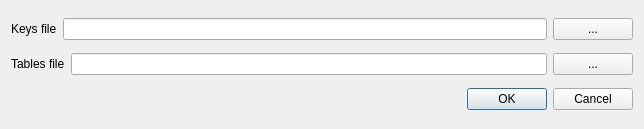
<?xml version="1.0" encoding="UTF-8"?>
<ui version="4.0">
 <class>Dialog</class>
 <widget class="QDialog" name="Dialog">
  <property name="geometry">
   <rect>
    <x>0</x>
    <y>0</y>
    <width>644</width>
    <height>129</height>
   </rect>
  </property>
  <property name="windowTitle">
   <string>Edit settings</string>
  </property>
  <layout class="QVBoxLayout" name="verticalLayout">
   <item>
    <layout class="QHBoxLayout" name="horizontalLayout" stretch="0,1,0">
     <item>
      <widget class="QLabel" name="label_2">
       <property name="text">
        <string>Keys file</string>
       </property>
      </widget>
     </item>
     <item>
      <widget class="QLineEdit" name="keyfile"/>
     </item>
     <item>
      <widget class="QPushButton" name="kfilb">
       <property name="text">
        <string>...</string>
       </property>
      </widget>
     </item>
    </layout>
   </item>
   <item>
    <layout class="QHBoxLayout" name="horizontalLayout_2" stretch="0,1,0">
     <item>
      <widget class="QLabel" name="label">
       <property name="text">
        <string>Tables file</string>
       </property>
      </widget>
     </item>
     <item>
      <widget class="QLineEdit" name="tablee"/>
     </item>
     <item>
      <widget class="QPushButton" name="tfilb">
       <property name="text">
        <string>...</string>
       </property>
      </widget>
     </item>
    </layout>
   </item>
   <item>
    <widget class="QDialogButtonBox" name="buttonBox">
     <property name="orientation">
      <enum>Qt::Horizontal</enum>
     </property>
     <property name="standardButtons">
      <set>QDialogButtonBox::Cancel|QDialogButtonBox::Ok</set>
     </property>
    </widget>
   </item>
  </layout>
 </widget>
 <resources/>
 <connections>
  <connection>
   <sender>buttonBox</sender>
   <signal>accepted()</signal>
   <receiver>Dialog</receiver>
   <slot>accept()</slot>
   <hints>
    <hint type="sourcelabel">
     <x>248</x>
     <y>254</y>
    </hint>
    <hint type="destinationlabel">
     <x>157</x>
     <y>274</y>
    </hint>
   </hints>
  </connection>
  <connection>
   <sender>buttonBox</sender>
   <signal>rejected()</signal>
   <receiver>Dialog</receiver>
   <slot>reject()</slot>
   <hints>
    <hint type="sourcelabel">
     <x>316</x>
     <y>260</y>
    </hint>
    <hint type="destinationlabel">
     <x>286</x>
     <y>274</y>
    </hint>
   </hints>
  </connection>
 </connections>
</ui>
